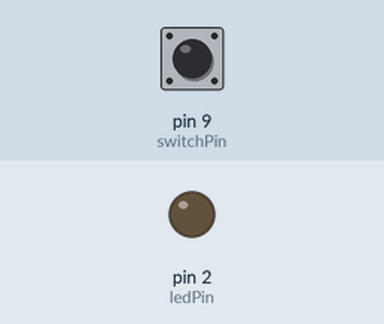
Recording of a sketch running on a simulated Arduino Uno, built with avr-gcc and run on an emulated ATmega328P. Shown: output pins drawn as LEDs (lit = HIGH). The inputs (shaded band) are chosen by the test bench; at power-on: pin 9 (switchPin) LOW.

Above: at 1.2 s.
1.3 s: pin 9 (switchPin) pulled HIGH for 0.15 s
At 1.37 s:
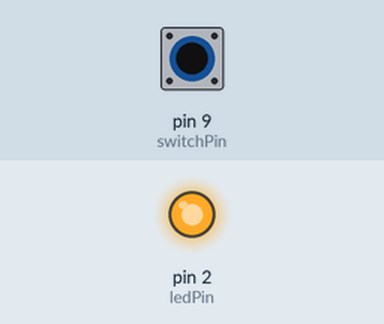
2.9 s: pin 9 (switchPin) pulled HIGH for 3.2 s
At 7.5 s:
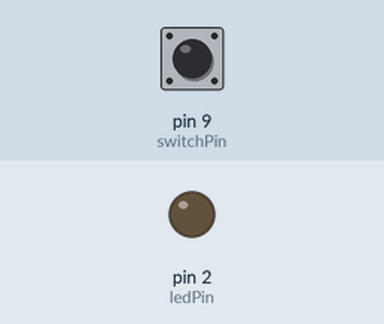
Timing chart, 0 to 9.0 s (numbered marks = the images above; inputs shaded):
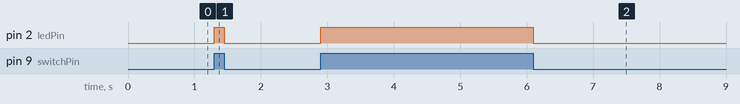

The sketch:

switch_level_detector.ino
```cpp
 // This program will function as a simple light switch, whereby switching
// the flip on, the LED will light up, and flipping the switch off will turn
// the LED off.

// Connect the switch to your breadboard as shown in the diagram. Note
// that the left most pin of the switch is connected to pin D9 of the
// Arduino
int switchPin = 9;

// Connect the long leg of the LED (anode) into pin D2 of the Arduino
// Connect the short leg of the LED (cathode) into the pin GND of the
// Arduino.
int ledPin = 2;

void setup() {
  // put your setup code here, to run once:

  // Set the pin to which the switch is connected to
  // be an input into the Arduino
  pinMode(switchPin, INPUT);

  // Set the pin to which the LED is connected to
  // be an output of the Arduino
  pinMode(ledPin, OUTPUT);
}

void loop() {

  // Variable to store the reading of the switch
  int switchState;

  // Read the state of the switch. If the switch is
  // closed, digitalRead() will return 1, otherwise
  // digitalRead() will return 0.
  switchState = digitalRead(switchPin);

  if (switchState == 1)          // If the switch is closed
    digitalWrite(ledPin, HIGH);
  else {                         // If the switch is open
    digitalWrite(ledPin, LOW);
  }
}
```

Measured:
- after the input at 1.3 s, pin 2 (ledPin): LOW → HIGH at once, → LOW 0.15 s later
- after the input at 2.9 s, pin 2 (ledPin): LOW → HIGH at once, → LOW 3.2 s later
